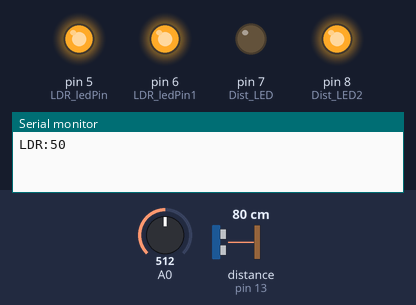
The sketch below on a simulated Arduino Uno, built with avr-gcc and run on an emulated ATmega328P. On the bench: output pins drawn as LEDs (lit = HIGH), the last lines printed to the serial monitor. Wiring (inferred from the names in the program): ultrasonic range finder: trigger pin 12; echo pin 13. The inputs (shaded band) are chosen by the test bench; at power-on: distance to the obstacle (sensor on pin 13) 80 cm, A0 = 512. The echo pulse lasts 58.3 µs per cm; pins used as bus, display or sensor lines are not drawn.

Above: at 1.3 s.
1.4 s: distance to the obstacle (sensor on pin 13) set to 12 cm
2.9 s: distance to the obstacle (sensor on pin 13) set to 9 cm
At 3.8 s:
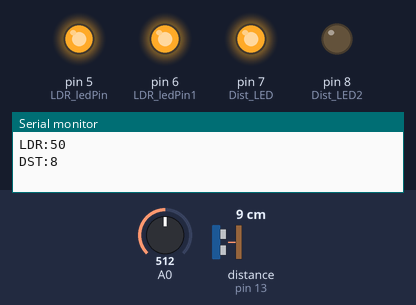
4.5 s: distance to the obstacle (sensor on pin 13) set to 18 cm
At 5.1 s:
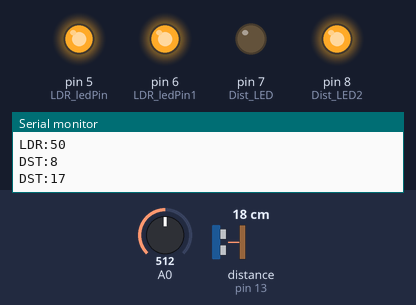
6.0 s: distance to the obstacle (sensor on pin 13) set to 2 cm
At 6.4 s:
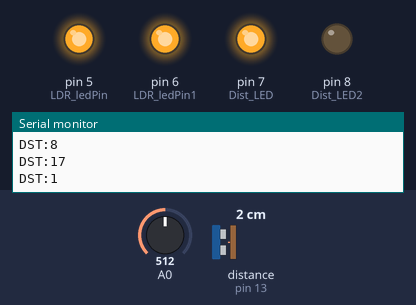
Timing chart, 0 to 8.5 s (numbered marks = the images above; inputs shaded):
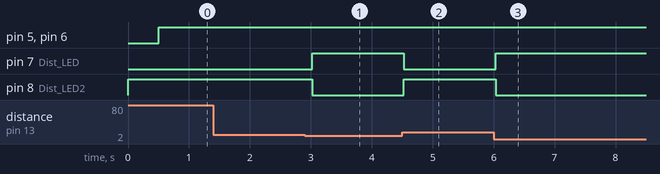

The sketch:

Project_SPA_ARDUINO.ino
```cpp
#define trigPin 12
#define echoPin 13
#define Dist_LED 7
#define Dist_LED2 8
boolean Dist_LEDSwitchON;
boolean LDR_LEDSwitchON;
boolean SendToSerial;
boolean SendToSerial_LDR;

int lightPin = 0;  //define a pin for Photo resistor
int LDR_ledPin=5;     //define a pin for LED
int LDR_ledPin1=6;     //define a pin for LED

void setup() {
  Serial.begin(9600);  //Begin serial communcation
  pinMode(trigPin, OUTPUT);
  pinMode(echoPin, INPUT);
  pinMode(Dist_LED, OUTPUT);
  pinMode(Dist_LED2, OUTPUT);


  pinMode( LDR_ledPin, OUTPUT );
  pinMode( LDR_ledPin1, OUTPUT );

}

void loop() {

    // Entire Code Below for Distance Measurement and Send to Serial Port - START
    long duration, distance;

    digitalWrite(trigPin, LOW);  // Added this line
    delayMicroseconds(2); // Added this line
    digitalWrite(trigPin, HIGH);
    delayMicroseconds(10); // Added this line
    digitalWrite(trigPin, LOW);
    duration = pulseIn(echoPin, HIGH);
    distance = (duration/2) / 29.1;
    if (distance < 10) {  // This is where the Dist_LED On/Off happens
      if(Dist_LEDSwitchON == HIGH ){ SendToSerial = false;} else {SendToSerial = true;}
      Dist_LEDSwitchON = HIGH;
      setDist_LED(Dist_LED,Dist_LED2,Dist_LEDSwitchON);

      if(SendToSerial ==true) { Serial.println("DST:"+String(distance));}
    }
    else {
      if(Dist_LEDSwitchON == LOW ){ SendToSerial = false;} else {SendToSerial = true;}
      Dist_LEDSwitchON = LOW;
      setDist_LED(Dist_LED,Dist_LED2,Dist_LEDSwitchON);

      if(SendToSerial ==true) { Serial.println("DST:"+String(distance));}
      }

    delay(500); // Might have to remove depending on the performance
    // Entire Code Below for Distance Measurement and Send to Serial Port - END
    //------------------------------------------------------------------------------------------
    // Below Code for LDR Read and Send to Serial - START
    int val;
    int percent;
    val = analogRead(analogRead(lightPin));
    //Serial.println('VAL= '+val); //Write the value of the photoresistor to the serial monitor.
    percent = map(val,0,1023,0,100);

    //Serial.println(percent);
    if (percent <80){
      if(LDR_LEDSwitchON == true ){ SendToSerial_LDR = false;} else {SendToSerial_LDR = true;}
      LDR_LEDSwitchON = true;
      digitalWrite(LDR_ledPin, HIGH);
      digitalWrite(LDR_ledPin1, HIGH);
      if(SendToSerial_LDR ==true) { Serial.println("LDR:"+String(percent));}
    }
    else{
      if(LDR_LEDSwitchON == false ){ SendToSerial_LDR = false;} else {SendToSerial_LDR = true;}
      LDR_LEDSwitchON = false;
      digitalWrite(LDR_ledPin, LOW);
      digitalWrite(LDR_ledPin1, LOW);
      if(SendToSerial_LDR ==true) { Serial.println("LDR:"+String(percent));}
    }
    // Below Code for LDR Read and Send to Serial - End
}
void setDist_LED(int Dist_LEDx,int Dist_LEDy,bool v)
  {
    digitalWrite(Dist_LEDx, v);
    digitalWrite(Dist_LEDy, !v);
  }
```

Measured:
- the behaviour switches between 11 and 10 cm on distance to the obstacle (sensor on pin 13) (found by bisection; images 0 and 1)
- after the input at 1.4 s, every drawn part: stays the same
- after the input at 2.9 s, pin 7 (Dist_LED): LOW → HIGH after 0.12 s; pin 8 (Dist_LED2): HIGH → LOW after 0.12 s
- after the input at 4.5 s, pin 7 (Dist_LED): HIGH → LOW at once; pin 8 (Dist_LED2): LOW → HIGH at once
- after the input at 6.0 s, pin 7 (Dist_LED): LOW → HIGH at once; pin 8 (Dist_LED2): HIGH → LOW at once
